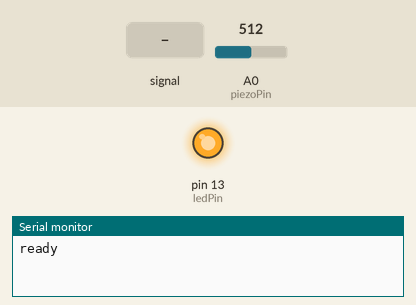
Simulated run of this sketch. Board: Arduino Uno, built with avr-gcc and run on an emulated ATmega328P. Shown: output pins drawn as LEDs (lit = HIGH), the last lines printed to the serial monitor. Inputs (shaded band) come from the test bench; at power-on: A0 (piezoPin) = 512.

Above: at 1.2 s.
1.3 s: A0 (piezoPin) set to 54
2.8 s: A0 (piezoPin) set to 45
At 4.0 s:
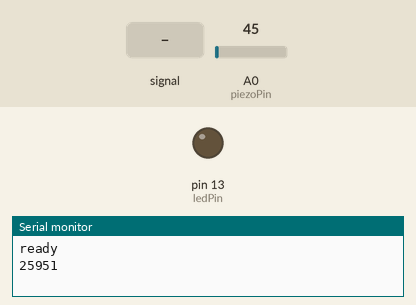
4.3 s: A0 (piezoPin) set to 93
5.8 s: A0 (piezoPin) set to 110
At 6.5 s:
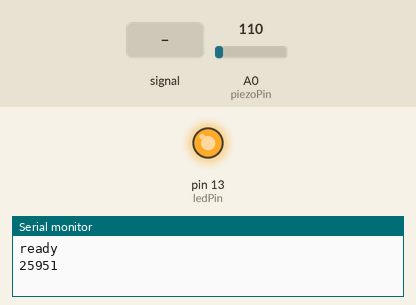
7.3 s: A0 (piezoPin) fed a 200 Hz sine of ±81 counts around its level
At 8.3 s:
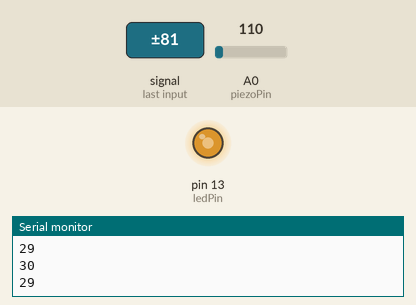
8.8 s: A0 (piezoPin) set to 122
At 10.2 s:
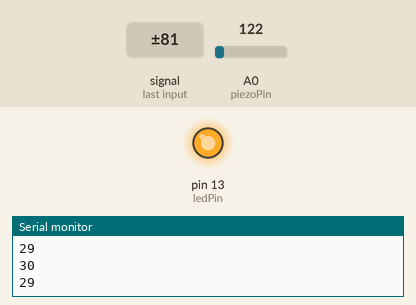
Timing chart, 0 to 11.3 s (numbered marks = the images above; inputs shaded):
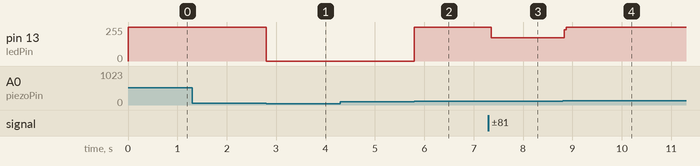

Measured:
- the behaviour switches between 50 and 49 on A0 (piezoPin) (found by bisection; images 0 and 1)
- the behaviour switches between 99 and 100 on A0 (piezoPin) (found by bisection; images 1 and 2)
- after the input at 1.3 s, every drawn part: stays the same
- after the input at 2.8 s, pin 13 (ledPin): 255/255 → 0/255 at once
- after the input at 4.3 s, every drawn part: stays the same
- after the input at 5.8 s, pin 13 (ledPin): 0/255 → 255/255 at once
- after the input at 7.3 s, pin 13 (ledPin): 255/255 → 173/255 after 0.05 s
- after the input at 8.8 s, pin 13 (ledPin): 173/255 → 255/255 at once

The sketch:

piezo_read.pde
```cpp
/* Piezo Knock
 * -----------
 * Turn a standard piezo buzzer into a force sensor
 *
 * Created 24 October 2006
 * copyleft 2006 Tod E. Kurt <tod@todbot.com
 * http://todbot.com/
 */


int ledPin = 13;
int piezoPin = 0;

int THRESHOLD = 100;  // set minimum value that indicates a knock

int val = 0;       // variable to store the value coming from the sensor
int t = 0;         // the "time" measured for how long the knock lasts

void setup() {
  pinMode(ledPin, OUTPUT);
  Serial.begin(9600);
  Serial.println("ready");      // indicate we're waiting
}


void loop() {
  digitalWrite(ledPin,LOW);     // indicate we're waiting

  val = analogRead(piezoPin);   // read piezo
  if( val >= THRESHOLD ) {      // is it bigger than our minimum?
    digitalWrite(ledPin, HIGH); // tell the world
    t = 0;
    while(analogRead(piezoPin) >= (THRESHOLD/2)) {
      t++;
    } // wait for it to go LOW  (with a little hysteresis)
    if(t!=0)
      Serial.println(t);
  }
}
```
